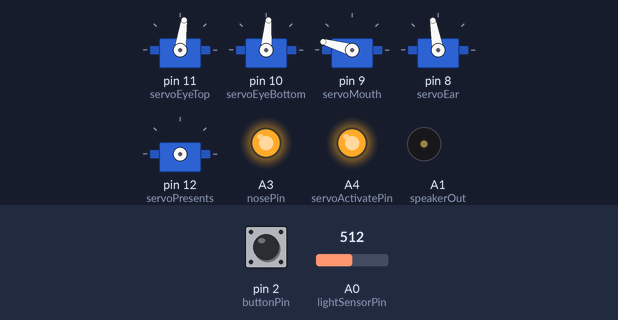
Simulated run of this sketch. Board: Arduino Nano, built with avr-gcc and run on an emulated ATmega328P. On the bench: 5 × servo, output pins drawn as LEDs (lit = HIGH), buzzer (waves = sounding). Inputs (shaded band) come from the test bench; at power-on: pin 2 (buttonPin) HIGH, A0 (lightSensorPin) = 512. What the sketch prints to the serial monitor is not drawn.

Above: at 3.2 s.
3.3 s: pin 2 (buttonPin) pulled LOW for 0.15 s
At 9.9 s:
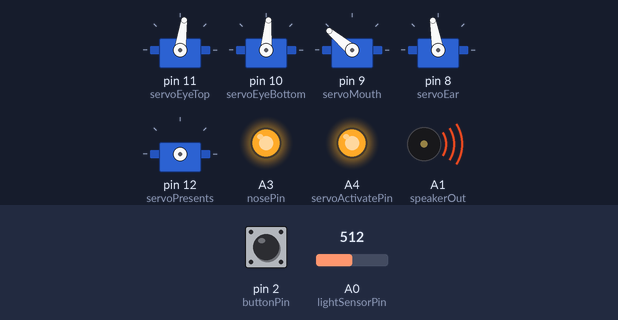
At 20.2 s:
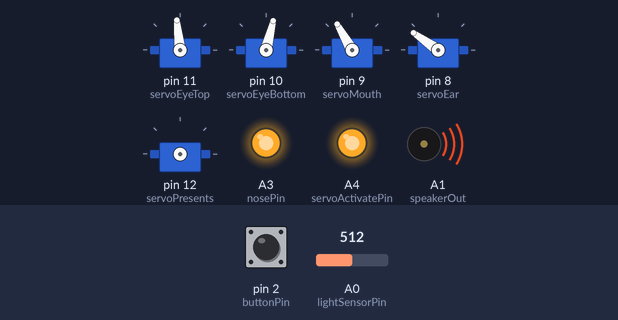
Timing chart, 0 to 23.6 s (numbered marks = the images above; inputs shaded):
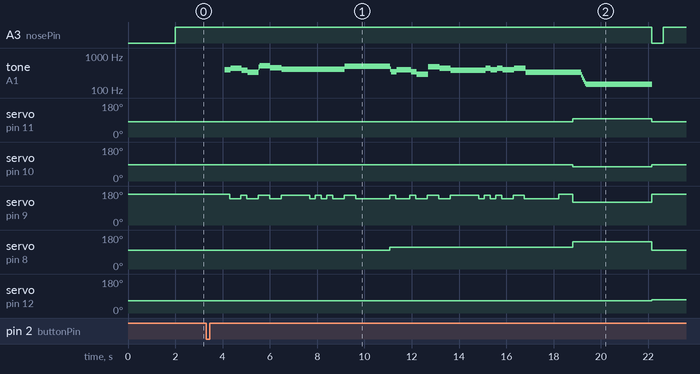

The sketch:

rudolphSuprise.ino
```cpp
/*
	Rudolph Surprise
	Reuben Strangelove
	Winter 2018

	Rudolph sings a songs, get's sick, then barfs Christmas presents!

	MCU:
		Arduino Nano

	5x Servos:
		Servo's moves ear, two eye lids, mouth, and barfing motion.

	1x LED:
		LED in nose.

	Sound and melody playback provided by: https://www.arduino.cc/en/Tutorial/PlayMelody

	Hardware work around:
		Some servos are powered on using a relay due to overcurrent condition,
		when attempting to provide power to all the servo's all at once.

	Note:
		A suggestion is to use Arduino's tone library, as it is none blocking.
*/

// Single in degrees relative to hardware position, requires physical calibration.
#define PRESENTS_STOP 71
#define PRESENTS_START 65//64

#define MOUTH_OPEN 120
#define MOUTH_CLOSE 164
#define MOUTH_TALK_OPEN 140
#define MOUTH_TALK_CLOSE 158

#define EAR_UP 65
#define EAR_MIDDLE 100
#define EAR_MIDDLE_TO_LOW 115
#define EAR_DOWN 145

#define EYES_TOP_OPEN 73
#define EYES_TOP_MIDDLE 82
#define EYES_TOP_CLOSE 96
#define EYES_BOTTOM_OPEN 90
#define EYES_BOTTOM_MIDDLE 85
#define EYES_BOTTOM_CLOSE 76

#define LIGHT_SENSOR_ON_STATE 100
#define BUTTON_PRESSED 0

#include <Servo.h>

Servo servoEyeTop;
Servo servoEyeBottom;
Servo servoMouth;
Servo servoEar;
Servo servoPresents;

const int lightSensorPin = A0;
const int servoActivatePin = A4;
const int nosePin = A3;
const int buttonPin = 2;

enum States {WAIT_FOR_START = 0, PRE_PLAY_MUSIC, PLAY_MUSIC, PRE_BARF, BARF};
States state = 0;

// TONES  ==========================================
// Start by defining the relationship between
//       note, period, &  frequency.
#define  c     3830    // 261 Hz
#define  d     3400    // 294 Hz
#define  e     3038    // 329 Hz
#define  f     2864    // 349 Hz
#define  g     2550    // 392 Hz
#define  a     2272    // 440 Hz
#define  b     2028    // 493 Hz
#define  C     1912    // 523 Hz
#define  R     0       // Rest

int speakerOut = A1;
int melody[] = {
  g, a, g, e, C, a, g,
  g, a, g, a, g, C, b,
  f, g, f, d, b, a, g,
  g, a, g, a, g, a, e,
};

#define EIGHTH 32
#define QUARTER 64
#define QUARTERPLUS 80
#define HALF 128
#define HALFPLUS 160 //192
#define WHOLE 192 //256

int beats[]  = {
  EIGHTH, QUARTER, EIGHTH, QUARTER, QUARTER, QUARTER, HALFPLUS,
  EIGHTH, EIGHTH, EIGHTH, EIGHTH, QUARTER, QUARTER, WHOLE,
  EIGHTH, QUARTERPLUS, EIGHTH, QUARTER, QUARTER, QUARTER, HALFPLUS,
  EIGHTH, EIGHTH, EIGHTH, EIGHTH, QUARTER, QUARTER, WHOLE,
};
int MAX_COUNT = sizeof(melody) / 2; // Melody length, for looping.

long tempo = 7500;
int pause = 1000;
int rest_count = 100;
int tone_ = 0;
int beat = 0;
long duration  = 0;

void playTone()
{
  long elapsed_time = 0;
  if (tone_ > 0)
  {
    while (elapsed_time < duration)
	{
      digitalWrite(speakerOut, HIGH);
      delayMicroseconds(tone_ / 2);
      digitalWrite(speakerOut, LOW);
      delayMicroseconds(tone_ / 2);
      elapsed_time += (tone_);
    }
  }
  else // Rest beat; loop times delay
  {
    for (int j = 0; j < rest_count; j++)
	{
      delayMicroseconds(duration);
    }
  }
}


void setup()
{

  // Allow the servos to settle.
  delay(1000);

  // Relay for servo power (only power a few to prevent startup over current of system).
  pinMode(servoActivatePin, OUTPUT);
  digitalWrite(servoActivatePin, LOW);

  // Input button.
  pinMode(buttonPin, INPUT);
  digitalWrite(buttonPin, HIGH);       // turn on pullup resistors

  // Nose led.
  pinMode(nosePin, OUTPUT);
  digitalWrite(nosePin, LOW);

  // Speaker.
  pinMode(speakerOut, OUTPUT);

  Serial.begin(9600);

  // Move servo elements to starting positions.
  digitalWrite(servoActivatePin, HIGH);
  servoMouth.write(MOUTH_CLOSE);
  servoEyeTop.write(EYES_TOP_MIDDLE);
  servoEyeBottom.write(EYES_BOTTOM_MIDDLE);
  servoEar.write(EAR_MIDDLE);
  servoPresents.write(PRESENTS_STOP);

  servoEyeTop.attach(11);
  servoEyeBottom.attach(10);
  servoMouth.attach(9);
  servoEar.attach(8);
  delay(1000);


  //  Index presents.
  while (analogRead(lightSensorPin) < LIGHT_SENSOR_ON_STATE)
  {
    servoPresents.write(PRESENTS_START);
    servoPresents.attach(12);
  }
  servoPresents.write(PRESENTS_STOP);
  servoPresents.detach();

  // Turn on nose LED.
  digitalWrite(nosePin, HIGH);

}

void loop()
{
  /*
    // TEST CODE FOR PRESENT SERVO CONFIGURATION
    if (digitalRead(buttonPin) == 0)
    {
		digitalWrite(servoActivatePin, HIGH);
		servoPresents.write(PRESENTS_START);
		servoPresents.attach(12);
	}
	else
	{
		servoPresents.write(PRESENTS_STOP);
		servoPresents.detach();
    }

    // TEST CODE TO INDEX CONFIGURATION
    if (analogRead(lightSensorPin) > LIGHT_SENSOR_ON_STATE)
    {
		tone_ = 3038;
		beat = 40; // 64 = QUARTER
		duration = beat * tempo;
		playTone();
    }
  */

	// TODO: state machine should be broken into methods();
  switch (state)
  {
    case WAIT_FOR_START:

	  if (digitalRead(buttonPin) == BUTTON_PRESSED)
      {
        digitalWrite(servoActivatePin, HIGH);

        delay(250);

        state = PRE_PLAY_MUSIC;
      }
      else
      {
        // State location after barf.
        //digitalWrite(servoActivatePin, LOW);
        servoPresents.write(PRESENTS_STOP);
        servoPresents.detach();
        servoEyeTop.detach();
        servoEyeBottom.detach();
        servoMouth.detach();
        servoEar.detach();
      }

      break;

    case PRE_PLAY_MUSIC:

      // Move expression into talking position.
      servoEar.write(EAR_UP);
      servoEyeTop.write(EYES_TOP_OPEN);
      servoEyeBottom.write(EYES_BOTTOM_OPEN);
      servoMouth.write(MOUTH_CLOSE);
      servoEyeTop.attach(11);
      servoEyeBottom.attach(10);
      servoMouth.attach(9);
      servoEar.attach(8);
      delay(500); // allow servos to settle before turning on the others
      digitalWrite(servoActivatePin, HIGH);

      state = PLAY_MUSIC;
      break;

    case PLAY_MUSIC:

      for (int i = 0; i < MAX_COUNT; i++)
	  {
        tone_ = melody[i];
        beat = beats[i];
        duration = beat * tempo;
        playTone();
        delayMicroseconds(pause);
        static bool talkState = true;

        // Move mouth as singing.
        if (talkState)
		{
          talkState = false;
          servoMouth.write(MOUTH_TALK_OPEN);
        }
		else
		{
          talkState = true;
          servoMouth.write(MOUTH_TALK_CLOSE);
          // close mouth all the way on last note.
          if (i == MAX_COUNT - 1)
		  {
			  servoMouth.write(MOUTH_CLOSE);
		  }
        }

        // Move ear to new position on matching note.
        if (i == 13) servoEar.write(EAR_MIDDLE_TO_LOW);

      }

      state = PRE_BARF;
      break;

    case PRE_BARF:

      for (int i = 0; i < 3; i++)
      {
        tone_ = 3038;
        beat = 40; // 64 = QUARTER
        duration = beat * tempo;
        playTone();

        // Delay for effect.
        if (i == 1) servoEar.write(EAR_DOWN);
        if (i == 1) servoEyeTop.write(EYES_TOP_CLOSE);
        if (i == 1) servoEyeBottom.write(EYES_BOTTOM_CLOSE);
        if (i == 1) servoMouth.write(MOUTH_OPEN);
      }

      state = BARF;
      break;

    case BARF:

      unsigned long offset = 0;
      unsigned long startTime = millis();
      int barfCount = 0;

      while (1)
      {
        duration = 10000;
        tone_ = 3038 + offset;
        playTone();
        offset = offset + 200;

        if (offset > 4000) offset = 4000;

        // Delay start barfing.
        if (offset > 600)
        {
          servoPresents.write(PRESENTS_START);
          servoPresents.attach(12);
        }

        // Give time for presents servo to move before checking light sensor state.
        if (millis() > startTime + 1000) // ~one second delay
        {
          // Check for presents to reach stoping index (light sensor).
		  // Check if barf action performed twice.
          int adcRead = analogRead(lightSensorPin);
          if (adcRead > LIGHT_SENSOR_ON_STATE)
          {
			if (barfCount < 2)
			{
			  barfCount++;
			  startTime = millis();
			}
			else
			{
				Serial.println("Barf over");
				servoPresents.write(PRESENTS_STOP);
				servoPresents.detach();

				// Return expression back to normal.
				servoMouth.write(MOUTH_CLOSE);
				servoEyeTop.write(EYES_TOP_MIDDLE);
				servoEyeBottom.write(EYES_BOTTOM_MIDDLE);
				servoEar.write(EAR_MIDDLE);
				digitalWrite(nosePin, LOW);
				delay(500); // Allow time for servos to move before detaching in next state.
				digitalWrite(nosePin, HIGH);
				state = WAIT_FOR_START;
				break;
			}
          }
        }
      }
      break;
  }
}
```

Measured:
- after the input at 3.3 s, A3 (nosePin): HIGH → LOW after 18.8 s, → HIGH 0.50 s later; tone on A1 (speakerOut): plays 391 Hz for 0.24 s, 438 Hz for 0.48 s, 383 Hz for 0.24 s, 329 Hz for 0.48 s, 461 Hz for 0.04 s, 521 Hz for 0.44 s … (29 notes in this stretch), starting after 0.80 s
